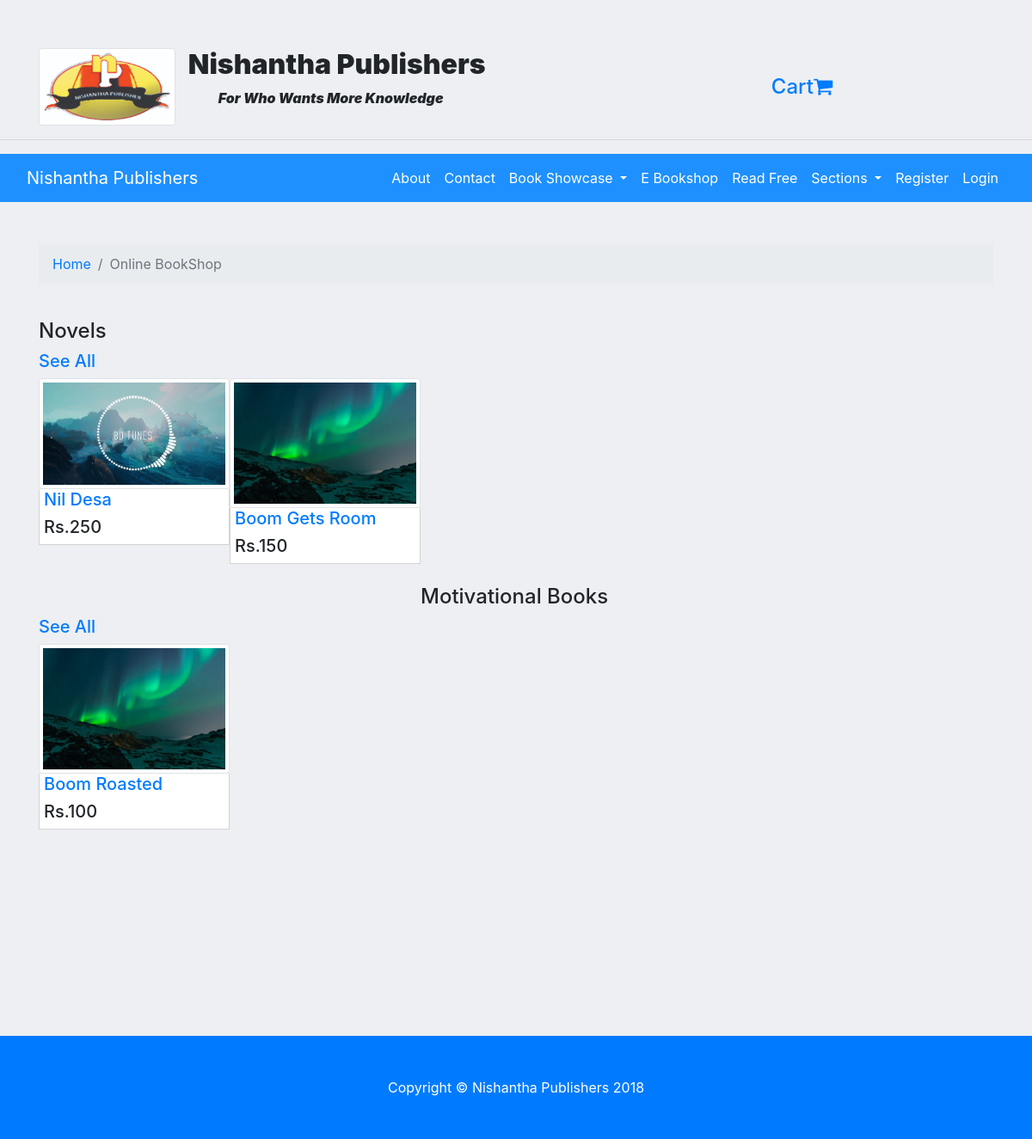
The app's page /shop/ with its own data.
### book_1/models.py (models this page shows, shortened)
class Book(models.Model):
    title = models.CharField(max_length=150)
    author = models.CharField(max_length=150)
    book_type = models.ForeignKey(BookType, on_delete=models.CASCADE)
    description = models.TextField(max_length=500)
    cover_photo = models.FileField()
    preview = models.FileField()
    price = models.IntegerField()
    google_drive = models.CharField(max_length=5000, blank=True)
    read_free = models.BooleanField(default=False)

### shop/views.py (the view)
# urls.py: path('', views.IndexView.as_view(), name='index'),
class IndexView(generic.TemplateView):
    template_name = 'shop/index.html'
    def get_context_data(self, **kwargs):
        context = super(IndexView, self).get_context_data(**kwargs)
        novel = BookType.objects.get(pk=1)
        motivational =  BookType.objects.get(pk=2)
        children = BookType.objects.get(pk=3)
        advice = BookType.objects.get(pk=4)
        context['novel_list'] = novel.book_set.all()[:5]
        context['novel_id'] = novel.pk
        context['motivational_list'] = motivational.book_set.all()[:5]
        context['motivational_id'] = motivational.pk
        context['children_list'] = children.book_set.all()[:5]
        context['children_id'] = children.pk
        context['advice_list'] = advice.book_set.all()[:5]
        context['advice_id'] = advice.pk
        return context

### shop/templates/shop/index.html (shortened to what this page needs)
{% extends 'base.html' %}
{% block body %}
<br>
<br>
<ol class="breadcrumb">
    <li class="breadcrumb-item">
        <a href="{% url 'books:index' %}">Home</a>
    </li>
    <li class="breadcrumb-item active">Online BookShop</li>
</ol>
<br>
{% if novel_list %}
<section class="book_horizontal_list">
    <div class="book_horizontal_list_head">
        <h4>Novels</h4>
        <h5><a href="{% url 'shop:shop_list' pk=novel_id %}">See All</a></h5>
    </div>
    <div class="book_horizontal_list_body">
        {% for book in novel_list %}
        <div class="book_horizontal_list_body_item" style="width:20%;float:left;">
            <img class="img-fluid img-thumbnail" src="{{ book.cover_photo.url }}" alt="{{ book.title }}" style="width:100%;">
            <div class="book_horizontal_list_body_item_desc" style="text-indent:5px;background-color:white;border-left:1px solid lightgray;border-right:1px solid lightgray;border-bottom:1px solid lightgray;">
                <a href="{% url 'shop:book_buy' pk=book.pk %}"><h5>{{ book.title }}</h5></a>
                <h5>Rs.{{ book.price }}</h5>
            </div>
            <br>
        </div>
        {% endfor %}
    </div>
</section>
{% endif %}
<br><br><br><br><br><br><br><br><br><br>
{% if motivational_list %}
<section class="book_horizontal_list">
    <div class="book_horizontal_list_head">
        <h4>Motivational Books</h4>
        <h5><a href="{% url 'shop:shop_list' pk=motivational_id %}">See All</a></h5>
    </div>
    <div class="book_horizontal_list_body">
        {% for book in motivational_list %}
        <div class="book_horizontal_list_body_item" style="width:20%;float:left;">
            <img class="img-fluid img-thumbnail" src="{{ book.cover_photo.url }}" alt="{{ book.title }}" style="width:100%;">
            <div class="book_horizontal_list_body_item_desc" style="text-indent:5px;background-color:white;border-left:1px solid lightgray;border-right:1px solid lightgray;border-bottom:1px solid lightgray;">
                <a href="{% url 'shop:book_buy' pk=book.pk %}"><h5>{{ book.title }}</h5></a>
                <h5>Rs.{{ book.price }}</h5>
            </div>
            <br>
        </div>
        {% endfor %}
    </div>
</section>
{% endif %}
<br><br><br><br><br><br><br><br><br><br>
<br>
<br>
<br>
{% endblock %}

### books/static/css/modern-business.css (style rules this page uses)
body { padding-top: 54px; }
@media (min-width: 992px) { body { padding-top: 56px; } }

### books/static/css/style1.css (style rules this page uses)
html { scroll-behavior: smooth; }

### books/templates/base.html (style rules this page uses)
body { margin-top: 0px; background-color: #edeff2; }

### records on screen
Book: cover_photo (picture), title "Nil Desa", price "250"
Book: cover_photo (picture), title "Boom Gets Room", price "150"
Book: cover_photo (picture), title "Boom Roasted", price "100"
